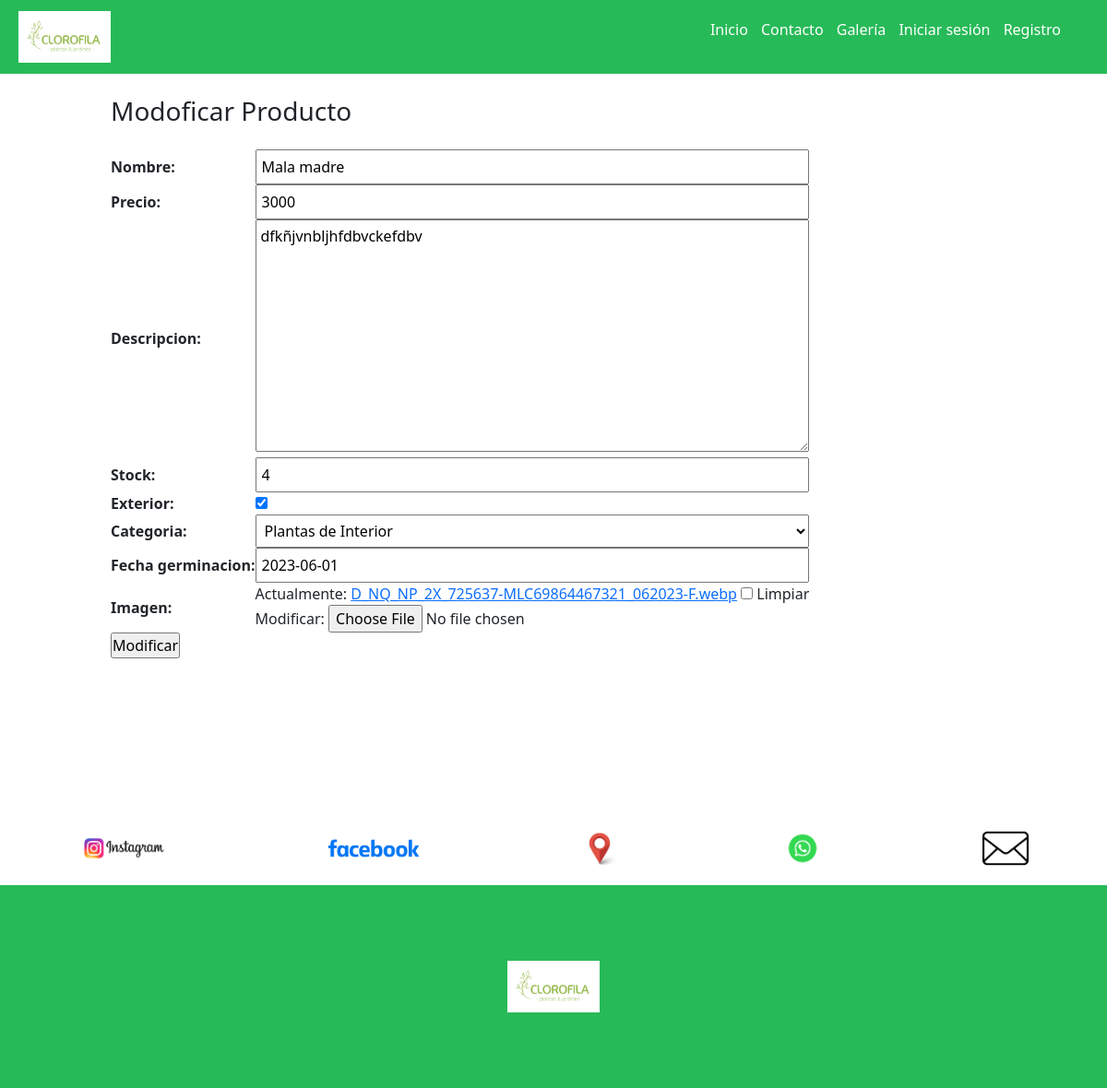
The app's page /modificarProducto/9/ with its own data.
### core/models.py (models this page shows, shortened)
class producto(models.Model):
     nombre = models.CharField(max_length=50)
     precio = models.IntegerField()
     descripcion = models.TextField()
     exterior = models.BooleanField()
     categoria = models.ForeignKey(Categoria, on_delete=models.PROTECT)
     fecha_germinacion = models.DateField()
     imagen = models.ImageField(null=True, blank=True)
     stock = models.IntegerField(default=0)

class Categoria(models.Model):
    nombre = models.CharField(max_length=50)
    def __str__(self):
        return self.nombre

### core/views.py (the view, shortened to what this page needs)
# urls.py: path('modificarProducto/<id>/', modificarProducto, name="modificarProducto"),
def modificarProducto(request, id):
     produ = get_object_or_404(producto, id=id)
     data ={
          'form' : ProductoForm(instance=produ)
     }
     return render(request,'core/producto/modificarProducto.html', data)

### core/forms.py
class ProductoForm(ModelForm):
    class Meta:
        model = producto
        fields = ['nombre','precio','descripcion','stock','exterior','categoria','fecha_germinacion','stock','imagen']

### core/templates/core/producto/modificarProducto.html (shortened to what this page needs)
{% extends 'core/base.html' %}
{% load static %}
{% block contenido %}
<br>
<div class="car">
  <dic class="car-body">
    <h3>Modoficar Producto</h3>
    <form action="" method = "POST" enctype="multipart/form-data">
      <table>
      {{ form }}
      </table>
      <input type="submit" class="bttn btn=success" value="Modificar">
    </form>
    <br><br><br>
  </dic>
</div>
{% endblock %}

### core/static/core/css/estilos.css (style rules this page uses)
* { margin:0; padding:0; }
body { background-color:#EDF2F7; font-family: 'Open Sans', sans-serif; }
input[type=text], input[type=email], input[type=number], select, textarea { width: 100%; padding: 5px; }
textarea { resize: none; }

### records on screen
producto: nombre "Mala madre", precio "3000", descripcion "dfkñjvnbljhfdbvckefdbv", stock "4", exterior "☑", categoria "Plantas de Interior", fecha_germinacion "2023-06-01"
